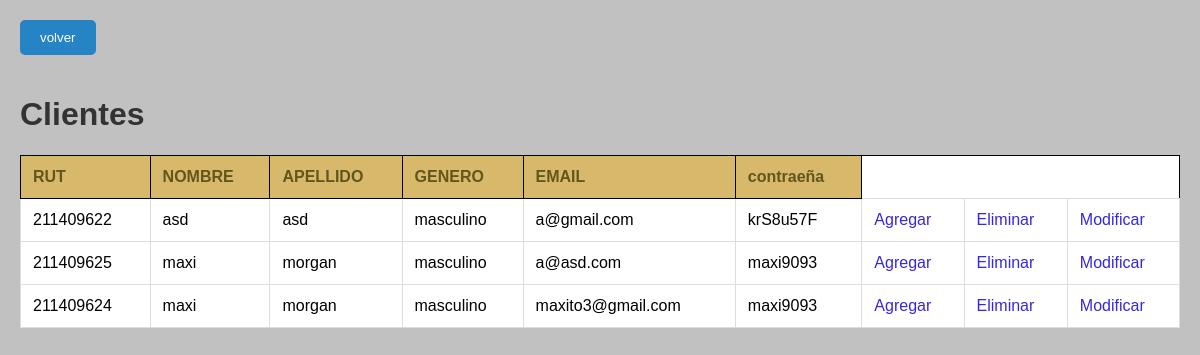
The page /administrador/crud on the database its author committed.
### cliente/models.py (models this page shows, shortened)
class Cliente(models.Model):
    user = models.OneToOneField(User, on_delete=models.CASCADE)
    rut = models.CharField(primary_key=True, max_length=10)
    nombre = models.CharField(max_length=20)
    apellido_paterno = models.CharField(max_length=20)
    id_genero = models.ForeignKey('Genero',on_delete=models.CASCADE, db_column='idGenero')
    email = models.EmailField(unique=True, max_length=100, blank=True, null=True)
    contraseña=models.CharField(max_length=10, null=False)
    carrito=models.ForeignKey('Carrito',on_delete=models.CASCADE, db_column='idcarrito',null=True)

class Genero(models.Model):
    idgenero = models.CharField(primary_key=True,max_length=10)
    genero = models.CharField(max_length=20, blank=False, null=False)
    def __str__(self):
        return str(self.genero)

### administrador/views.py (the view)
# urls.py: path('crud',views.crud, name='crud'),
def crud(request):
    clientes=Cliente.objects.all()
    context={'clientes':clientes}
    return render(request, 'administrador/crud.html', context)

### administrador/templates/administrador/crud.html (shortened to what this page needs)
<!DOCTYPE html>
<html lang="en">
<head>
    {% load static %}
    <link rel="stylesheet" href="{% static  'css/juegos.css'%}">
</head>
<body>
  <button><a href="{% url 'admin' %}"> volver</a></button>
    <h1>Clientes</h1>
<table style="border: 1px solid black;">
    {% if clientes %}
    <th style="border: 1px solid black;">RUT</th>
    <th style="border: 1px solid black;">NOMBRE</th>
    <th style="border: 1px solid black;">APELLIDO</th>
    <th style="border: 1px solid black;">GENERO</th>
    <th style="border: 1px solid black;">EMAIL</th>
    <th style="border: 1px solid black;">contraeña</th>
    {% for cliente in clientes %}
  <tr>
    <td id="rut">{{cliente.rut}}</td>
    <td id="nombre">{{cliente.nombre}}
    <td id="apellido">{{cliente.apellido_paterno}}
    <td id="genero">{{cliente.id_genero}}
    <td id="email">{{cliente.email}}
      <td id="contraseña">{{cliente.contraseña}} </td>
      <td> <a href="{% url 'crearc' %}">Agregar</a></td>
    <td><a href="#" onclick="Eliminarproducto('{{ cliente.email }}')" >Eliminar</a></td>
    <td> <a id="btn" href="{% url 'clientes_edit' pk=cliente.rut %}"  >Modificar</a></td>
  </tr>
    {% endfor %}
{% endif %}
</body>
</html>

### administrador/static/css/juegos.css (style rules this page uses)
body { font-family: Arial, sans-serif; background-color: #c1c1c1; margin: 0; padding: 20px; }
button a { text-decoration: none; color: rgb(255, 255, 255); }
button { background-color: #2684c4; color: white; border: none; padding: 10px 20px; cursor: pointer; border-radius: 5px; margin-bottom: 20px; }
h1 { color: #333; }
table { width: 100%; border-collapse: collapse; margin-bottom: 20px; background-color: white; }
th, td { padding: 12px; text-align: left; border: 1px solid #ddd; }
th { background-color: #d8b86b; color: #62561d; }
a { color: #3627e2; text-decoration: none; }

### rows shown on the page
Cliente: rut "211409622", nombre "asd", apellido_paterno "asd", id_genero "masculino", email "a@gmail.com", contraseña "krS8u57F"
Cliente: rut "211409625", nombre "maxi", apellido_paterno "morgan", id_genero "masculino", email "a@asd.com", contraseña "maxi9093"
Cliente: rut "211409624", nombre "maxi", apellido_paterno "morgan", id_genero "masculino", email "maxito3@gmail.com", contraseña "maxi9093"
